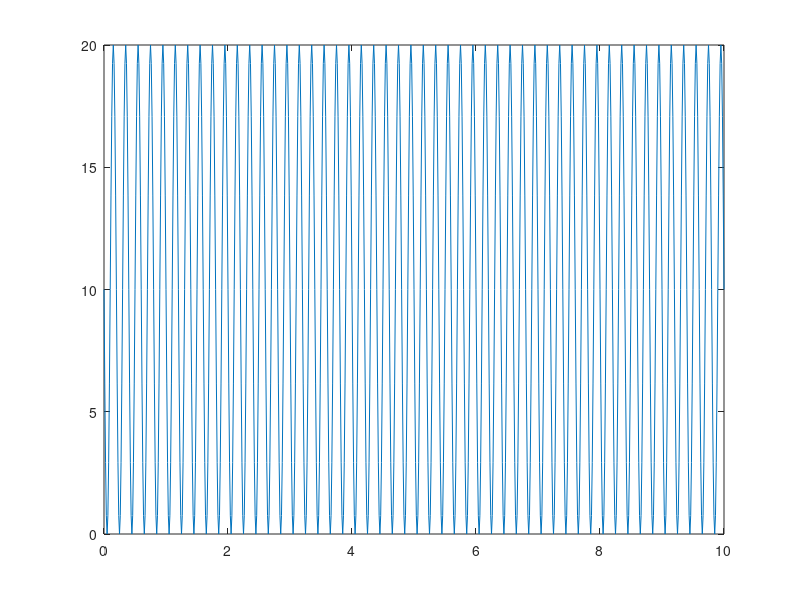
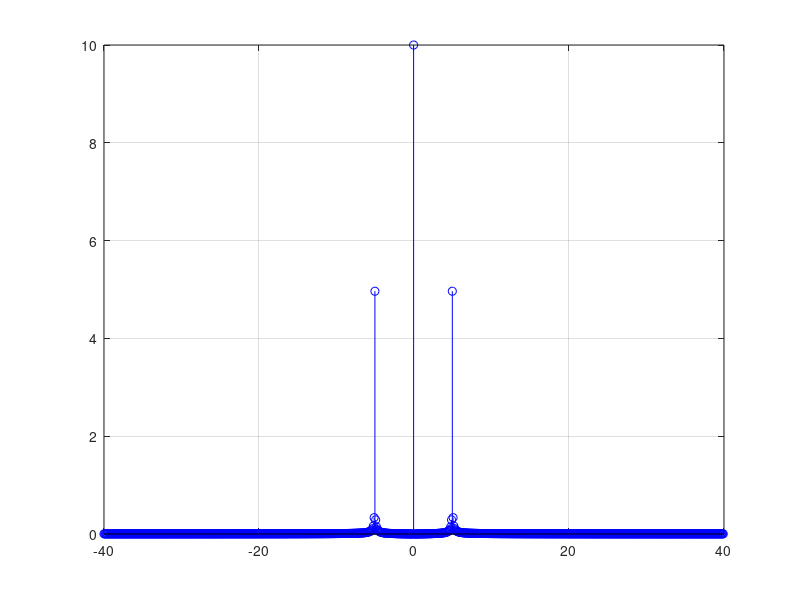

MATLAB code for these plots, in order:
clear all
close all
clc

A1=10;
f1=0;
phase1=0;

A2=10;
f2=5;
phase2=pi/2;

overSampRate=16;
fs=overSampRate*5;
nCyl=50;

t=0:1/fs:nCyl*1/5;

x1=A1*cos(2*pi*f1*t+phase1);
x2=A2*cos(2*pi*f2*t+phase2);
x=x1+x2;

figure
plot(t,x);

L=length(x);

NFFT=L;
X=fftshift(fft(x,NFFT))/NFFT;
fVals=fs*(-NFFT/2:NFFT/2-1)/NFFT;

figure
stem(fVals,abs(X),'b'); %ve pho vach
%title('double sided FFT with FFT shift');
%xlabel('F(Hz)');
%ylabel('value');
grid on

P=sum(abs(X).^2);